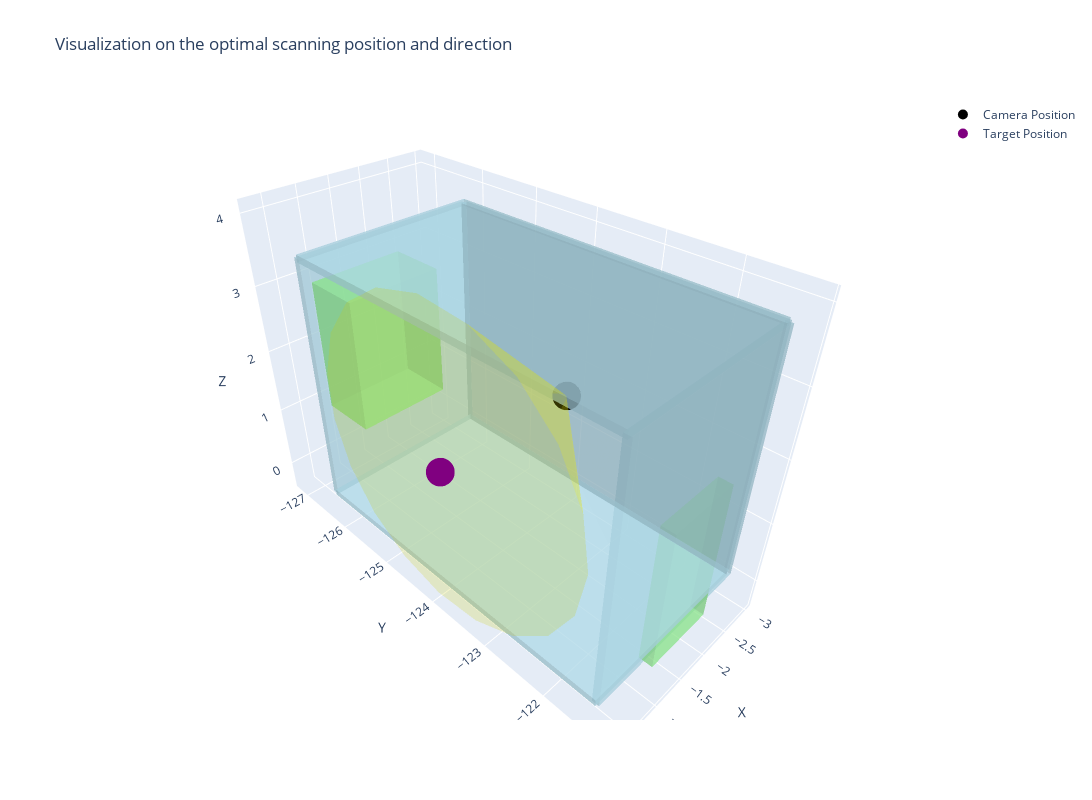

Source (notebook cell):
### Markdown cell above
o1-preview

### Code cell
# the simplest trial
# simple / direct / 1 node distance / single task / wall

user_description = "The wall ID 1055 needs to be cleaned with cleaning solution."
gpt_model = "o1-preview"
ground_truth = {
    "defect_id": 1055,
    "room_id": 45,
    "robot_id": 1,
    "path": a_star_path_planner(scene_graph, robot_storage_room_id, 45)
}
print(f"ground truth: {ground_truth}")
evaluate_end2end(user_description, scene_graph, robot_DB, gpt_model)

### Figure 1 — Plotly figure (JSON) as saved in the notebook; plotly's stock layout.template omitted (floating-point values rounded to 4 significant figures)
{"data": [{"color": "lightblue", "flatshading": true, "hoverinfo": "text", "i": [0, 0, 4, 4, 0, 0, 1, 1, 2, 2, 3, 3], "j": [1, 2, 5, 6, 1, 5, 2, 6, 3, 7, 0, 4], "k": [2, 3, 6, 7, 5, 4, 6, 5, 7, 6, 4, 7], "opacity": 0.5, "text": "ID: 1037, Type: wall", "type": "mesh3d", "x": [-2.97, -0.26, -0.26, -2.97, -2.97, -0.26, -0.26, -2.97], "y": [-126.3, -126.3, -126.2, -126.2, -126.3, -126.3, -126.2, -126.2], "z": [0, 0, 0, 0, 3.7, 3.7, 3.7, 3.7]}, {"color": "lightgreen", "flatshading": true, "hoverinfo": "text", "i": [0, 0, 4, 4, 0, 0, 1, 1, 2, 2, 3, 3], "j": [1, 2, 5, 6, 1, 5, 2, 6, 3, 7, 0, 4], "k": [2, 3, 6, 7, 5, 4, 6, 5, 7, 6, 4, 7], "opacity": 0.5, "text": "ID: 4020, Type: window", "type": "mesh3d", "x": [-2.405, -0.905, -0.905, -2.405, -2.405, -0.905, -0.905, -2.405], "y": [-127.1, -127.1, -126.2, -126.2, -127.1, -127.1, -126.2, -126.2], "z": [0.8142, 0.8142, 0.8142, 0.8142, 2.873, 2.873, 2.873, 2.873]}, {"color": "lightblue", "flatshading": true, "hoverinfo": "text", "i": [0, 0, 4, 4, 0, 0, 1, 1, 2, 2, 3, 3], "j": [1, 2, 5, 6, 1, 5, 2, 6, 3, 7, 0, 4], "k": [2, 3, 6, 7, 5, 4, 6, 5, 7, 6, 4, 7], "opacity": 0.5, "text": "ID: 2017, Type: ceiling", "type": "mesh3d", "x": [-2.97, -0.26, -0.26, -2.97, -2.97, -0.26, -0.26, -2.97], "y": [-126.2, -126.2, -121.3, -121.3, -126.2, -126.2, -121.3, -121.3], "z": [3.65, 3.65, 3.65, 3.65, 3.75, 3.75, 3.75, 3.75]}, {"color": "lightblue", "flatshading": true, "hoverinfo": "text", "i": [0, 0, 4, 4, 0, 0, 1, 1, 2, 2, 3, 3], "j": [1, 2, 5, 6, 1, 5, 2, 6, 3, 7, 0, 4], "k": [2, 3, 6, 7, 5, 4, 6, 5, 7, 6, 4, 7], "opacity": 0.5, "text": "ID: 1159, Type: wall", "type": "mesh3d", "x": [-2.97, -0.26, -0.26, -2.97, -2.97, -0.26, -0.26, -2.97], "y": [-121.4, -121.4, -121.3, -121.3, -121.4, -121.4, -121.3, -121.3], "z": [0, 0, 0, 0, 3.7, 3.7, 3.7, 3.7]}, {"color": "lightgreen", "flatshading": true, "hoverinfo": "text", "i": [0, 0, 4, 4, 0, 0, 1, 1, 2, 2, 3, 3], "j": [1, 2, 5, 6, 1, 5, 2, 6, 3, 7, 0, 4], "k": [2, 3, 6, 7, 5, 4, 6, 5, 7, 6, 4, 7], "opacity": 0.5, "text": "ID: 5040, Type: door", "type": "mesh3d", "x": [-2.148, -1.081, -1.081, -2.148, -2.148, -1.081, -1.081, -2.148], "y": [-121.4, -121.4, -121.2, -121.2, -121.4, -121.4, -121.2, -121.2], "z": [0, 0, 0, 0, 2.108, 2.108, 2.108, 2.108]}, {"color": "lightblue", "flatshading": true, "hoverinfo": "text", "i": [0, 0, 4, 4, 0, 0, 1, 1, 2, 2, 3, 3], "j": [1, 2, 5, 6, 1, 5, 2, 6, 3, 7, 0, 4], "k": [2, 3, 6, 7, 5, 4, 6, 5, 7, 6, 4, 7], "opacity": 0.5, "text": "ID: 1167, Type: wall", "type": "mesh3d", "x": [-3.02, -2.92, -2.92, -3.02, -3.02, -2.92, -2.92, -3.02], "y": [-126.2, -126.2, -121.3, -121.3, -126.2, -126.2, -121.3, -121.3], "z": [0, 0, 0, 0, 3.7, 3.7, 3.7, 3.7]}, {"color": "lightblue", "flatshading": true, "hoverinfo": "text", "i": [0, 0, 4, 4, 0, 0, 1, 1, 2, 2, 3, 3], "j": [1, 2, 5, 6, 1, 5, 2, 6, 3, 7, 0, 4], "k": [2, 3, 6, 7, 5, 4, 6, 5, 7, 6, 4, 7], "opacity": 0.5, "text": "ID: 3060, Type: floor", "type": "mesh3d", "x": [-2.97, -0.26, -0.26, -2.97, -2.97, -0.26, -0.26, -2.97], "y": [-126.2, -126.2, -121.3, -121.3, -126.2, -126.2, -121.3, -121.3], "z": [-0.05, -0.05, -0.05, -0.05, 0.05, 0.05, 0.05, 0.05]}, {"marker": {"color": "black", "size": 10}, "mode": "markers", "name": "Camera Position", "type": "scatter3d", "x": [-2.461], "y": [-123.8], "z": [1.85]}, {"marker": {"color": "purple", "size": 10}, "mode": "markers", "name": "Target Position", "type": "scatter3d", "x": [-0.26], "y": [-123.8], "z": [1.85]}, {"color": "yellow", "i": [0, 0, 0, 0, 0, 0, 0, 0, 0, 0, 0, 0, 0, 0, 0, 0, 0, 0, 0, 0], "j": [1, 2, 3, 4, 5, 6, 7, 8, 9, 10, 11, 12, 13, 14, 15, 16, 17, 18, 19, 20], "k": [2, 3, 4, 5, 6, 7, 8, 9, 10, 11, 12, 13, 14, 15, 16, 17, 18, 19, 20, 1], "name": "Field of View", "opacity": 0.2, "type": "mesh3d", "x": [-2.461, -0.26, -0.26, -0.26, -0.26, -0.26, -0.26, -0.26, -0.26, -0.26, -0.26, -0.26, -0.26, -0.26, -0.26, -0.26, -0.26, -0.26, -0.26, -0.26, -0.26], "y": [-123.8, -121.6, -121.7, -122.1, -122.6, -123.2, -124.0, -124.7, -125.3, -125.7, -126.0, -126.0, -125.7, -125.3, -124.7, -124.0, -123.2, -122.6, -122.1, -121.7, -121.6], "z": [1.85, 1.85, 2.565, 3.202, 3.692, 3.983, 4.043, 3.865, 3.469, 2.897, 2.212, 1.488, 0.8027, 0.231, -0.1652, -0.343, -0.2832, 0.007815, 0.4984, 1.135, 1.85]}], "layout": {"height": 800, "scene": {"aspectmode": "data", "aspectratio": {"x": 1, "y": 1, "z": 1}, "xaxis": {"title": {"text": "X"}, "visible": true}, "yaxis": {"title": {"text": "Y"}, "visible": true}, "zaxis": {"title": {"text": "Z"}, "visible": true}}, "title": {"text": "Visualization on the optimal scanning position and direction"}, "width": 1200}}
